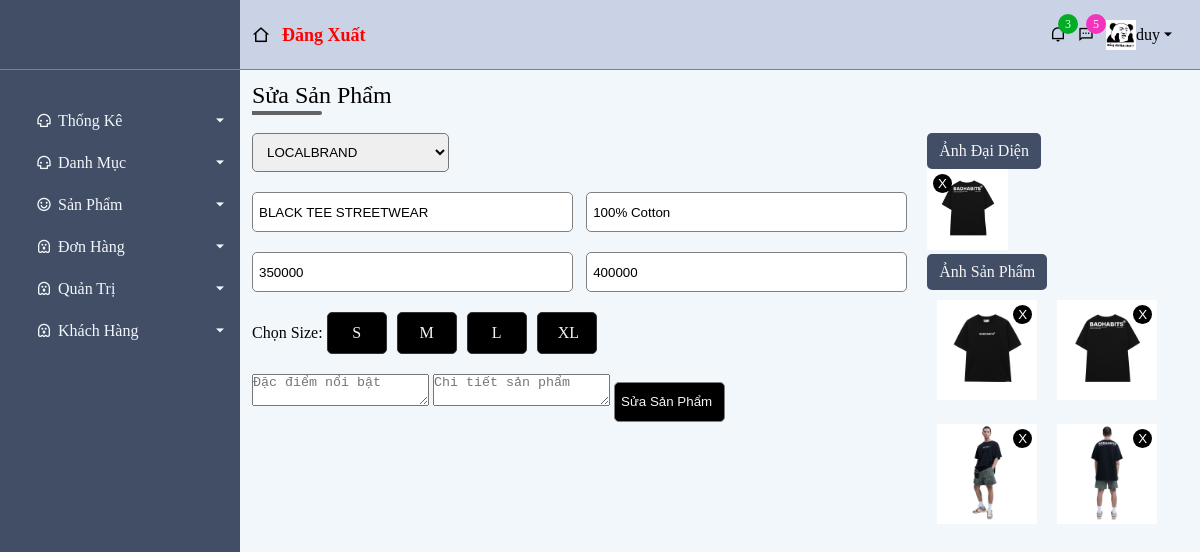
Page /admin/index.php?act=sanpham_up&id=100 (signed in) on the committed database.
### tables this page shows
CREATE TABLE `tbl_sanpham` (
  `id` int(6) NOT NULL,
  `tensp` varchar(50) NOT NULL,
  `img` varchar(100) NOT NULL,
  `giacu` varchar(50) NOT NULL DEFAULT '0',
  `gia` varchar(50) NOT NULL DEFAULT '0',
  `iddm` int(4) NOT NULL,
  `view` int(6) NOT NULL DEFAULT 0,
  `special` tinyint(1) NOT NULL DEFAULT 0,
  `mota` varchar(255) DEFAULT NULL,
  `dacdiem` varchar(100) NOT NULL,
  `size` varchar(10) NOT NULL,
  `ngaytao` varchar(50) NOT NULL,
  `chatlieu` varchar(50) NOT NULL,
  `detail` text DEFAULT NULL
);

CREATE TABLE `tbl_image_libary` (
  `id` int(11) NOT NULL,
  `product_id` int(6) NOT NULL,
  `img` varchar(250) NOT NULL,
  `ngaytao` varchar(11) NOT NULL
);

### model/danhmucdb.php (called while the page is built, shortened)
<?php
    function getall_dm(){
        $conn =connectdb();
        $stmt = $conn -> prepare("SELECT * FROM tbl_danhmuc");
        $stmt->execute();
        $kq= $stmt->fetchAll();
        return $kq;
    }
?>

### model/sanphamdb.php (called while the page is built, shortened)
<?php
    function get_product_images($product_id) {
        $conn = connectdb();
        $sql = "SELECT img FROM tbl_image_libary WHERE product_id=?";
        $stmt = $conn->prepare($sql);
        $stmt->execute([$product_id]);
        return $stmt->fetchAll(PDO::FETCH_ASSOC);
    }
    function getonesp($id){
        $conn =connectdb();
        $stmt = $conn -> prepare("SELECT * FROM tbl_sanpham WHERE id= ".$id);
        $stmt->execute();
        $kq= $stmt->fetchAll();
        return $kq;
    }
?>

### admin/view/sanpham_up.php (the view, shortened to what this page needs)
<?php
$dsdm = getall_dm();
if (isset($_GET['id']) && ($_GET['id'] > 0)) {
    $spct = getonesp($_GET['id']);
}
?>
<div class="admin-content-main">
    <div class="admin-content-main-title">
        <h1>Sửa Sản Phẩm</h1>
    </div>
    <div class="admin-content-main-content">
        <div class="admin-content-main-content-product-add">
            <div class="admin-content-main-content-left">
                <form action="index.php?act=sanpham_up" method="post" enctype="multipart/form-data">
                    <div class="admin-content-main-content-two-input">
                        <select name="iddm" id="">
                            <?php
                                    $iddmcur= $spct[0]['iddm'];
                                    if(isset($dsdm)){
                                        foreach ($dsdm as $dm) {
                                            if($dm['id']== $iddmcur)
                                                echo '<option value="'.$dm['id'].'" selected>'.$dm['tendm'].'</option>';
                                            else
                                                echo '<option value="'.$dm['id'].'">'.$dm['tendm'].'</option>';
                                    }
                                }
                            ?>
                        </select>
                    </div>
                    <div class="admin-content-main-content-two-input">
                        <input type="text" placeholder="Tên Sản Phẩm" name="tensp" value="<?=$spct[0]['tensp']?>">
                        <input type="text" placeholder="Chất liệu" name="chatlieu" value="<?=$spct[0]['chatlieu']?>">
                    </div>
                    <div class="admin-content-main-content-two-input">
                        <input type="text" placeholder="Giá Bán" name="gia" value="<?=$spct[0]['gia']?>" id="gia-ban">
                        <input type="text" placeholder="Giá Cũ" name="giacu" value="<?=$spct[0]['giacu']?>" id="gia-cu">
                    </div>
                    <div class="admin-content-main-content-one-input">
                        <div class="size-option">
                            <label for="">Chọn Size:</label>
                            <label for="size-small" class="size-label">S</label>
                        </div>
                        <div class="size-option">
                            <label for="size-medium" class="size-label">M</label>
                        </div>
                        <div class="size-option">
                            <label for="size-large" class="size-label">L</label>
                        </div>
                        <div class="size-option">
                            <label for="size-xl" class="size-label">XL</label>
                        </div>
                    </div>
                    <textarea class="editor_des" name="dacdiem" id="" placeholder="Đặc điểm nổi bật"><?=$spct[0]['dacdiem']?></textarea>
                    <textarea class="editor_content" name="mota" id="" placeholder="Chi tiết sản phẩm"><?=$spct[0]['mota']?></textarea>
                    <input type="submit" value="Sửa Sản Phẩm" name="capnhat" class="main-btn">
            </div>
            <div class="admin-content-main-content-right">
            <div class="admin-content-main-content-right-image">
                <label for="file">Ảnh Đại Diện</label>
                    <div class="img-container">
                        <img src="<?= $spct[0]['img'] ?>" alt="" >
                        <button type="button" class="remove-btn" onclick="deleteImage('<?= $spct[0]['img'] ?>')" style="margin-right: 241px;">X</button>
                    </div>
                </div>
                <div class="admin-content-main-content-right-images">
                    <label for="files">Ảnh Sản Phẩm</label>
                    <div class="images-show" id="images-show">
                        <?php
                        $product_images = get_product_images($spct[0]['id']);
                        foreach ($product_images as $image) {
                            echo '<div class="image-container">';
                            echo '<img src="'.$image['img'].'" alt="" width="100px">';
                            echo '<button type="button" class="remove-btn" onclick="deleteImage(\''.$image['img'].'\')">X</button>';
                            echo '</div>';
                        }
                        ?>
                </div>
            </div>
        </div>
    </div>
</div>
</section>

### admin/view/asset/css/style.css (style rules this page uses)
:root { --main-gb-color:#414e66; --sub-bg-color:#f2f7fb; --top-height:70px; --main-transition: all 0.3s ease }
* { margin: 0; padding: 0; box-sizing: border-box; }
.main-btn { padding: 10px 12px; background-color: rgb(0, 0, 0); color: whitesmoke; border: none; cursor: pointer; border-radius: 5px; }
.img-container { position: relative; display: inline-block; margin-right: 10px; }
.img-container img { display: block; width: 30%; height: auto; }
.remove-btn { position: absolute; top: 5px; right: 5px; background: rgb(0, 0, 0); color: white; border: none; cursor: pointer; padding: 2px 5px; border-radius: 50%; }
.image-container { position: relative; display: inline-block; margin: 10px; width: 100px; height: 100px; overflow: hidden; }
.admin-content-main-title h1 { padding: 12px; font-weight: 500; position: relative; }
.admin-content-main-title h1::before { position: absolute; display: block; content: ""; height: 4px; width: 70px; background-color: rgb(99, 99, 99); bottom: 6px; left: 12px; border-bottom-right-radius: 5px; border-top-right-radius: 5px; }
.admin-content-main-content-product-add { display: grid; grid-template-columns: 70% 30%; padding: 12px; column-gap: 20px; }
.admin-content-main-content-left input { height: 40px; border: 0.5px solid gray; margin-bottom: 20px; outline: none; border-radius: 5px; padding-left: 6px; }
.admin-content-main-content-two-input { display: flex; justify-content: space-between; }
.admin-content-main-content-two-input input { width: 49%; }
.admin-content-main-content-two-input select { width: 30%; margin-bottom: 20px; padding: 10px; border-radius: 5px; }
.admin-content-main-content-one-input { display: flex; justify-content: flex-start; gap: 10px; margin-bottom: 20px; }
.size-label { text-align: center; display: inline-block; padding: 8px 20px; border: 1px solid #ccc; border-radius: 5px; cursor: pointer; font-size: 16px; user-select: none; background-color: white; width: 60px; line-height: 24px; }
.size-checkbox:checked + .size-label { border-color: #333; background-color: #000000; color: whitesmoke; }
.admin-content-main-content-right label { padding: 9px 12px; background-color: var(--main-gb-color); color: whitesmoke; cursor: pointer; border-radius: 5px; display: inline-block; }
.image-show, .images-show { min-height: 150px; }
.admin-content-main-content-left { max-height: 700px; overflow: scroll; }

### rows in the picture
tbl_sanpham: tensp "BLACK TEE STREETWEAR", chatlieu "100% Cotton", gia "350000", giacu "400000", img (picture)
tbl_image_libary: img (picture)
tbl_image_libary: img (picture)
tbl_image_libary: img (picture)
tbl_image_libary: img (picture)

### other values in the picture
$username "duy"
form field iddm "LOCALBRAND"
